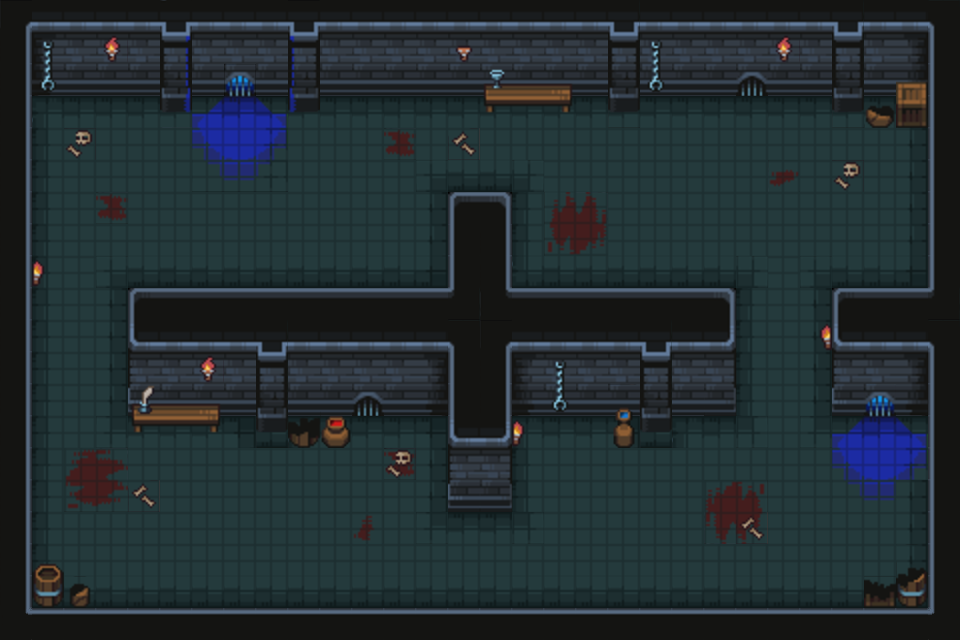

Tiled map render using the project's own tile images. Description and the whole map definition, tile-layer contents included, below:
An orthogonal 30x20 tile map with 32x32 px tiles, 3 tile layers (Sol, Décor, Décor2), 4 tilesets and 22 objects (22x Mur).

<map version="1.10" tiledversion="1.11.0" orientation="orthogonal" renderorder="right-down" width="30" height="20" tilewidth="32" tileheight="32" infinite="0" nextlayerid="5" nextobjectid="24">
 <tileset firstgid="1" source="Donjon.tsx" />
 <tileset firstgid="626" source="coin_mur.tsx" />
 <tileset firstgid="627" source="Dungeon_Tileset.tsx" />
 <tileset firstgid="727" source="Props.tsx" />
 <layer id="1" name="Sol" width="30" height="20">
  <data encoding="csv">
104,1,2,2,2,355,2,2,2,354,2,2,2,2,2,2,2,2,2,4,2,2,2,102,2,2,4,2,3,105,
129,26,27,27,27,380,27,27,27,379,27,27,27,27,27,27,27,27,27,29,27,27,27,127,27,27,29,27,28,130,
129,51,52,52,52,405,52,455,52,404,52,52,52,52,52,52,52,52,52,54,52,52,52,152,52,52,54,52,53,130,
129,5,6,6,6,6,479,480,481,6,6,6,6,6,6,6,6,6,6,6,6,6,6,6,6,6,6,6,7,130,
129,30,31,31,31,31,504,505,506,31,31,31,31,31,31,31,31,31,31,31,31,31,31,31,31,31,31,31,32,130,
129,30,31,31,31,31,529,530,531,31,31,31,31,1073741905,1073741830,1073741830,3221225553,31,31,31,31,31,31,31,31,31,31,31,32,130,
129,30,31,31,31,31,31,31,31,31,31,31,31,32,76,78,30,31,31,31,31,31,31,31,31,31,31,31,32,130,
129,30,31,31,31,31,31,31,31,31,31,31,31,32,130,129,30,31,31,31,31,31,31,31,31,31,31,31,32,130,
129,30,31,1073741905,1073741830,1073741830,1073741830,1073741830,1073741830,1073741830,1073741830,1073741830,1073741830,1073741831,130,129,1073741829,1073741830,1073741830,1073741830,1073741830,1073741830,1073741830,3221225553,31,1073741905,1073741830,1073741830,1073741831,130,
129,30,31,32,76,77,77,77,77,77,77,77,77,77,155,154,77,77,77,77,77,77,78,30,31,32,76,77,77,155,
129,30,31,32,101,2,2,2,4,2,2,2,2,3,105,104,1,2,2,2,4,2,103,30,31,32,101,2,3,105,
129,30,31,32,126,27,27,27,29,27,27,27,27,28,130,129,26,27,27,27,29,27,128,30,31,32,126,27,28,130,
129,30,31,32,151,52,52,52,54,52,52,52,52,53,130,129,51,52,52,52,54,52,153,30,31,32,151,52,53,130,
129,30,31,81,6,6,6,7,1073741830,5,6,6,6,7,101,103,5,6,6,7,1073741830,5,6,2147483729,31,81,6,6,7,130,
129,30,31,31,31,31,31,31,31,31,31,31,31,32,126,128,30,31,31,31,31,31,31,31,31,31,31,31,32,130,
129,30,31,31,31,31,31,31,31,31,31,31,31,32,151,153,30,31,31,31,31,31,31,31,31,31,31,31,32,130,
129,30,31,31,31,31,31,31,31,31,31,31,31,81,6,6,2147483729,31,31,31,31,31,31,31,31,31,31,31,32,130,
129,30,31,31,31,31,31,31,31,31,31,31,31,31,31,31,31,31,31,31,31,31,31,31,31,31,31,31,32,130,
129,1073741829,1073741830,1073741830,1073741830,1073741830,1073741830,1073741830,1073741830,1073741830,1073741830,1073741830,1073741830,1073741830,1073741830,1073741830,1073741830,1073741830,1073741830,1073741830,1073741830,1073741830,1073741830,1073741830,1073741830,1073741830,1073741830,1073741830,1073741831,130,
626,536871042,536871042,536871042,536871042,536871042,536871042,536871042,536871042,536871042,536871042,536871042,536871042,536871042,536871042,536871042,536871042,536871042,536871042,536871042,536871042,536871042,536871042,536871042,536871042,536871042,536871042,536871042,536871042,2147484274
</data>
 </layer>
 <layer id="2" name="Décor" width="30" height="20">
  <data encoding="csv">
0,0,0,0,0,0,0,0,0,0,0,0,0,0,0,0,0,0,0,0,0,0,0,0,0,0,0,0,0,0,
0,783,0,717,0,0,0,0,0,0,0,0,0,0,719,0,0,0,0,0,783,0,0,0,717,0,0,0,0,0,
0,833,0,0,0,0,0,0,0,0,0,0,0,0,0,733,734,735,0,0,833,0,0,0,0,0,0,0,727,0,
0,0,0,0,0,430,0,0,0,429,0,0,0,0,0,758,759,760,0,79,0,0,0,0,0,0,79,779,752,0,
0,0,704,0,0,0,0,0,0,0,0,0,333,0,0,0,0,0,0,0,0,0,0,0,0,0,0,0,0,0,
0,0,0,0,0,0,0,0,0,0,0,0,0,0,0,0,0,0,0,0,0,0,0,0,285,0,704,0,0,0,
0,0,0,333,0,0,0,0,0,0,0,0,0,0,0,0,0,2684354894,2684354869,0,0,0,0,0,0,0,0,0,0,0,
0,0,0,0,0,0,0,0,0,0,0,0,0,0,0,0,0,2684354895,2684354870,0,0,0,0,0,0,0,0,0,0,0,
0,718,0,0,0,0,0,0,0,0,0,0,0,0,0,0,0,0,0,0,0,0,0,0,0,0,0,0,0,0,
0,0,0,0,0,0,0,0,0,0,0,0,0,0,0,0,0,0,0,0,0,0,0,0,0,0,0,0,0,0,
0,0,0,0,0,0,0,0,0,0,0,0,0,0,0,0,0,0,0,0,0,0,0,0,0,2147484366,0,0,0,0,
0,0,0,0,0,0,717,0,0,0,0,0,0,0,0,0,0,783,0,0,0,0,0,0,0,0,0,0,0,0,
0,0,0,0,733,734,735,0,0,0,729,152,0,0,0,0,0,833,0,730,0,0,0,0,0,0,0,455,0,0,
0,0,0,0,758,759,760,0,79,828,754,0,0,0,0,0,718,0,0,755,79,0,0,0,0,0,479,480,481,0,
0,0,2147483958,2147483957,0,0,0,0,0,0,0,0,333,0,0,0,0,0,0,0,0,0,0,0,0,0,504,505,506,0,
0,0,2147483983,2147483982,0,0,0,0,0,0,0,0,0,0,0,0,0,0,0,0,0,0,1610613046,1610613071,0,0,529,530,32,0,
0,0,0,0,0,0,0,0,0,0,0,286,0,0,0,0,0,0,0,0,0,0,1610613045,1610613070,0,0,0,0,0,0,
0,728,0,0,0,0,0,0,0,0,0,0,0,0,0,0,0,0,0,0,0,0,0,0,0,0,0,0,778,0,
0,753,780,0,0,0,0,0,0,0,0,0,0,0,0,0,0,0,0,0,0,0,0,0,0,0,0,827,803,0,
0,0,0,0,0,0,0,0,0,0,0,0,0,0,0,0,0,0,0,0,0,0,0,0,0,0,0,0,0,0
</data>
 </layer>
 <layer id="3" name="Décor2" width="30" height="20">
  <data encoding="csv">
0,0,0,0,0,0,0,0,0,0,0,0,0,0,0,0,0,0,0,0,0,0,0,0,0,0,0,0,0,0,
0,0,0,0,0,0,0,0,0,0,0,0,0,0,0,0,0,0,0,0,0,0,0,0,0,0,0,0,0,0,
0,0,0,0,0,0,0,0,0,0,0,0,0,0,0,1039,0,0,0,0,0,0,0,0,0,0,0,0,0,0,
0,0,0,0,0,0,0,0,0,0,0,0,0,0,0,0,0,0,0,0,0,0,0,0,0,0,0,0,0,0,
0,0,0,0,0,0,0,0,0,0,0,0,0,0,695,0,0,0,0,0,0,0,0,0,0,0,0,0,0,0,
0,0,0,0,0,0,0,0,0,0,0,0,0,0,0,0,0,0,0,0,0,0,0,0,0,0,0,0,0,0,
0,0,0,0,0,0,0,0,0,0,0,0,0,0,0,0,0,0,0,0,0,0,0,0,0,0,0,0,0,0,
0,0,0,0,0,0,0,0,0,0,0,0,0,0,0,0,0,0,0,0,0,0,0,0,0,0,0,0,0,0,
0,0,0,0,0,0,0,0,0,0,0,0,0,0,0,0,0,0,0,0,0,0,0,0,0,0,0,0,0,0,
0,0,0,0,0,0,0,0,0,0,0,0,0,0,0,0,0,0,0,0,0,0,0,0,0,0,0,0,0,0,
0,0,0,0,0,0,0,0,0,0,0,0,0,0,0,0,0,0,0,0,0,0,0,0,0,0,0,0,0,0,
0,0,0,0,0,0,0,0,0,0,0,0,0,0,0,0,0,0,0,0,0,0,0,0,0,0,0,0,0,0,
0,0,0,0,1064,0,0,0,0,0,0,0,0,0,0,0,0,0,0,1086,0,0,0,0,0,0,0,0,0,0,
0,0,0,0,0,0,0,0,0,0,1108,0,0,0,0,0,0,0,0,1111,0,0,0,0,0,0,0,0,0,0,
0,0,0,0,0,0,0,0,0,0,0,0,704,0,0,0,0,0,0,0,0,0,0,0,0,0,0,0,0,0,
0,0,0,0,695,0,0,0,0,0,0,0,0,0,0,0,0,0,0,0,0,0,0,0,0,0,0,0,0,0,
0,0,0,0,0,0,0,0,0,0,0,0,0,0,0,0,0,0,0,0,0,0,0,695,0,0,0,0,0,0,
0,0,0,0,0,0,0,0,0,0,0,0,0,0,0,0,0,0,0,0,0,0,0,0,0,0,0,0,0,0,
0,0,0,0,0,0,0,0,0,0,0,0,0,0,0,0,0,0,0,0,0,0,0,0,0,0,0,0,0,0,
0,0,0,0,0,0,0,0,0,0,0,0,0,0,0,0,0,0,0,0,0,0,0,0,0,0,0,0,0,0
</data>
 </layer>
 <objectgroup id="4" name="Collisions">
  <object id="1" type="Mur" x="1.33333" y="1.33333" width="960" height="84" />
  <object id="2" type="Mur" x="484" y="89.3333" width="89.3333" height="13.3333" />
  <object id="3" type="Mur" x="610.667" y="89.3333" width="32" height="13.3333" />
  <object id="4" type="Mur" x="254.667" y="406.667" width="32" height="13.3333" />
  <object id="5" type="Mur" x="640" y="405.333" width="32" height="13.3333" />
  <object id="6" type="Mur" x="157.333" y="88" width="32" height="13.3333" />
  <object id="7" type="Mur" x="288" y="88" width="32" height="13.3333" />
  <object id="8" type="Mur" x="832" y="88" width="32" height="13.3333" />
  <object id="9" type="Mur" x="866.667" y="89.3333" width="61.3333" height="29.3333" />
  <object id="10" type="Mur" x="129.333" y="286.667" width="604" height="117.333" />
  <object id="11" type="Mur" x="130.667" y="406.667" width="88" height="16" />
  <object id="12" type="Mur" x="288" y="408" width="61.3333" height="28" />
  <object id="13" type="Mur" x="610.667" y="405.333" width="28" height="30.6667" />
  <object id="14" type="Mur" x="866.667" y="573.333" width="61.3333" height="37.3333" />
  <object id="15" type="Mur" x="33.3333" y="565.333" width="30.6667" height="42.6667" />
  <object id="17" type="Mur" x="66.6667" y="582.667" width="26.6667" height="25.3333" />
  <object id="18" type="Mur" x="449.333" y="406.667" width="62.6667" height="88" />
  <object id="19" type="Mur" x="450.667" y="194.667" width="61.3333" height="90.6667" />
  <object id="20" type="Mur" x="0" y="88" width="29.3333" height="550.667" />
  <object id="21" type="Mur" x="32" y="610.667" width="928" height="30.6667" />
  <object id="22" type="Mur" x="930.667" y="88" width="29.3333" height="520" />
  <object id="23" type="Mur" x="833.333" y="288" width="94.6667" height="113.333" />
 </objectgroup>
</map>
